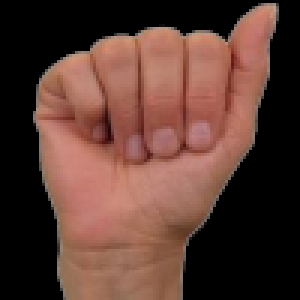
#> input picture Untitled.png, 100 x 100 px (shown 3 times larger)
$ jupyter execute --allow-errors classifier.ipynb
#> lines starting #> are read from the running program, lines starting #| are printed output that depends on the picture
[cell 1]
import numpy as np
import pandas as pd
import matplotlib.pyplot as plt
import os
import glob
import skimage
from skimage import io
from skimage.transform import rescale, resize, downscale_local_mean
from sklearn.preprocessing import StandardScaler, MinMaxScaler
from sklearn.model_selection import StratifiedShuffleSplit, GridSearchCV, train_test_split
from sklearn.svm import SVC
from sklearn.neural_network import MLPClassifier
from sklearn.metrics import classification_report

np.random.seed(42)

[cell 2]
dataset_path = './asl_dataset'
class_names = [
  # '0','1','2','3','4','5','6','7','8','9',

  'a','b','c','d',
  'e','f','g','h','i','j','k',
  'l','m','n','o','p','q','r',
  's','t','u','v','w','x','y',
  'z'
]
# Loading and preprocessing Image Data https://www.section.io/engineering-education/image-preprocessing-in-python/#:~:text=In%20this%20tutorial%2C%20we%20shall,used%20to%20preprocess%20image%20data.
dataPaths = []
for i in range(len(class_names)):
  path = os.path.join(dataset_path, class_names[i], '*')
  path = glob.glob(path)
  dataPaths.append(path)


# Merging Dataframes: https://www.stackvidhya.com/add-row-to-dataframe/
df = pd.DataFrame()
for i in range(len(dataPaths)):
  current_df = pd.DataFrame({"path": dataPaths[i], "category": class_names[i]})
  df = pd.concat([df, current_df], ignore_index=True, axis=0)
#> (the rest of this cell did not finish here and is left out)

#> (a cell that did not finish here is left out)

[cell 4]
column_names = []
#> (the rest of this cell did not finish here and is left out)

[cell 5]
split = StratifiedShuffleSplit(n_splits=1, test_size=0.1, random_state=42)
#> (the rest of this cell did not finish here and is left out)

[cell 6]
# I THINK IT IS ALSREADY SCALED BETWEEN ! AND ) BUT JUST TO BE SAFE !!

# REVISIT LATER

scaler = MinMaxScaler()

#> (the rest of this cell did not finish here and is left out)

[cell 7]
model = SVC(random_state=42, probability=True)

# specify the parameter combinations to be tested
parameters = [
    {'C': [10, 100], 'gamma': [0.001, 0.0001], 'kernel': ['linear', 'rbf']}
]
grid_search = GridSearchCV(model, parameters)#, cv=10, return_train_score=True, n_jobs=-1)
#> (the rest of this cell did not finish here and is left out)

[cell 8]
# specify the parameter combinations to be tested

clf = MLPClassifier(hidden_layer_sizes=(150,100,50), max_iter=300,activation = 'relu',solver='adam',random_state=1)
#> (the rest of this cell did not finish here and is left out)

#> (a cell that did not finish here is left out)

# User Testing
After training the model, I decided to use an actual picture of my own to see if I can get the right output

[cell 10]
tmp = io.imread('./Untitled.png')
#> tmp is the input picture: shape (100, 100, 4); mean R, G, B, A 91, 59.5, 50.8, 255

gray_image = resize(skimage.color.rgb2gray(io.imread('./Untitled691.png')), (80,80))
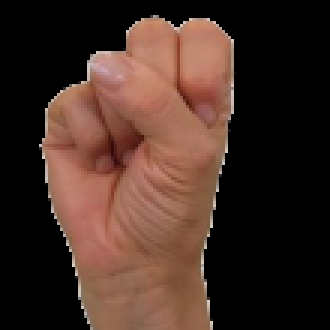
#> input picture Untitled691.png, 110 x 110 px (shown 3 times larger)
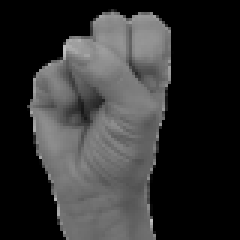
#> gray_image: shape (80, 80) float64 (shown 3 times larger); min 0, max 0.756, mean 0.195
numberized_image = gray_image.flatten()
#> numberized_image = 6400 values, max 0.756 at index 1301, min 0 at index 0, mean 0.195

column_names = []
[column_names.append("p"+str(x)) for x in range(0,len(numberized_image))] # shape (785,0)
numberized_df = pd.DataFrame(columns=column_names)
#> numberized_df = table of 0 rows and 6400 columns

numberized_df = pd.DataFrame(columns=column_names)
numberized_image_df = pd.DataFrame(columns=column_names)
#> numberized_image_df = table of 0 rows and 6400 columns
numberized_image_df.loc[0] = numberized_image

plt.imshow(gray_image, cmap = 'gray')

#> (the rest of this cell did not finish here and is left out)
